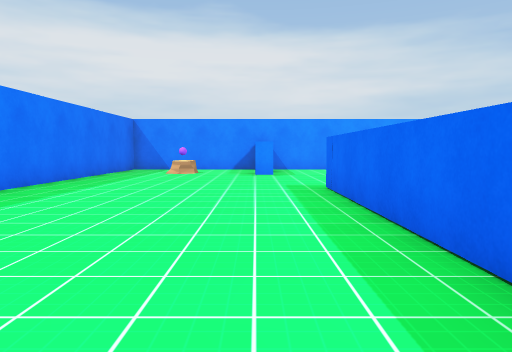
[1] (above)

24 first-person views from a walk through a scene from a Unity 3-D project. The camera is 1.4 m above the floor, tilts 4° down and sees 70° across. Doors are open. The floor is counted in squares, 2 m on a side. Each view is taken from the middle of a square. On the plan, view 1 faces up. The plan holds only what a view shows up to about 11 squares ahead; the rest is blank. The place goes on beyond the plan. The player character is not drawn. Some animated figures are not drawn. Some surface patterns are stand-ins.

[2]
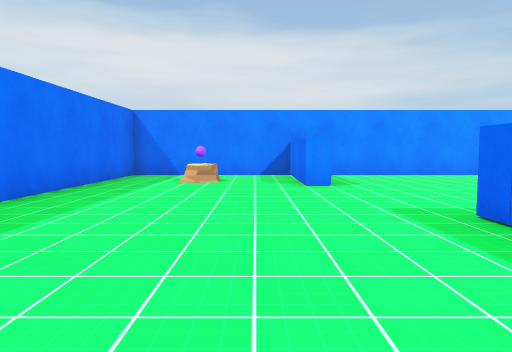

[3]
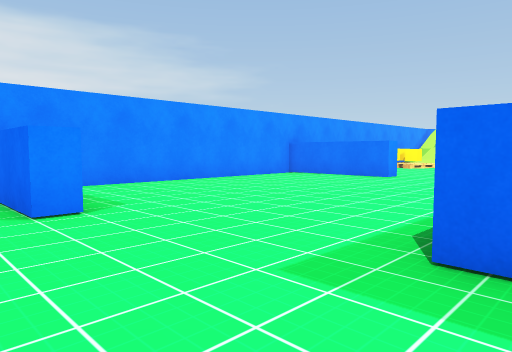

[4]
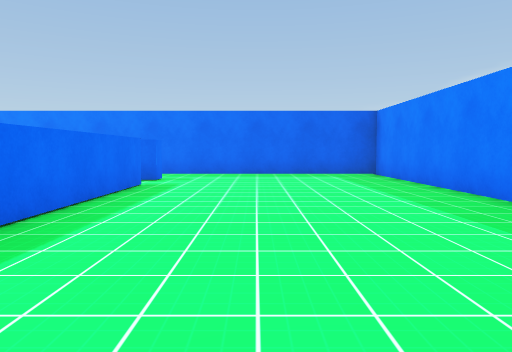

[5]
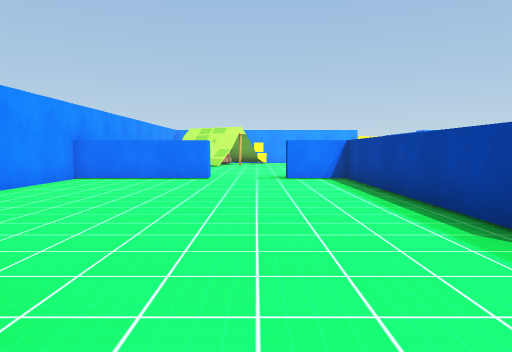

[6]
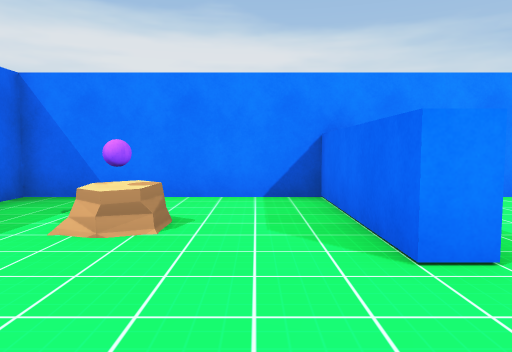

[7]
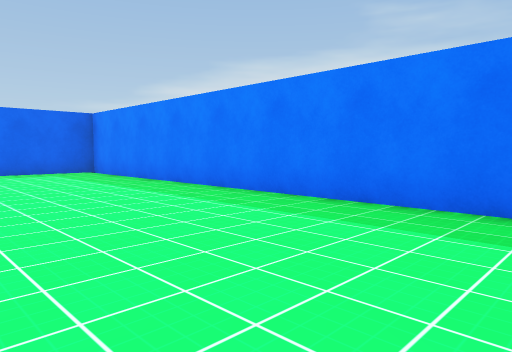

[8]
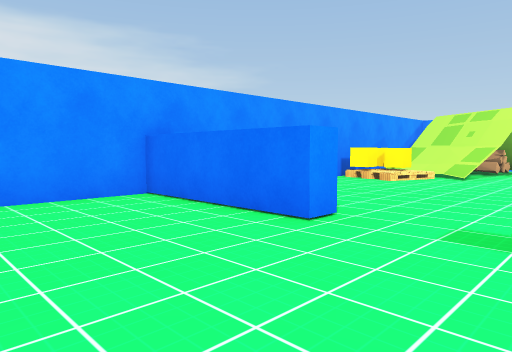

[9]
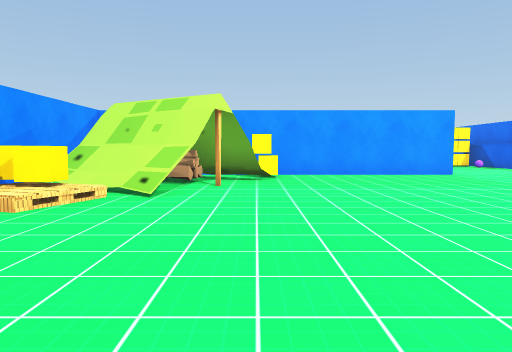

[10]
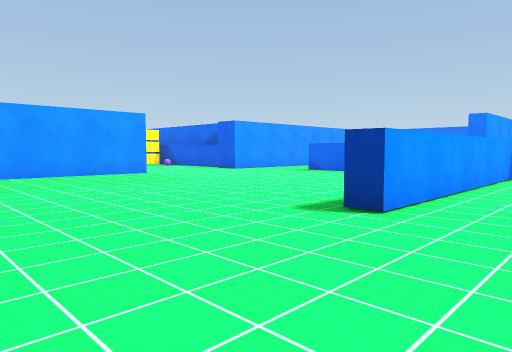

[11]
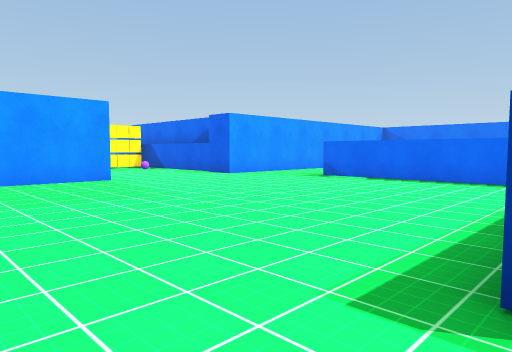

[12]
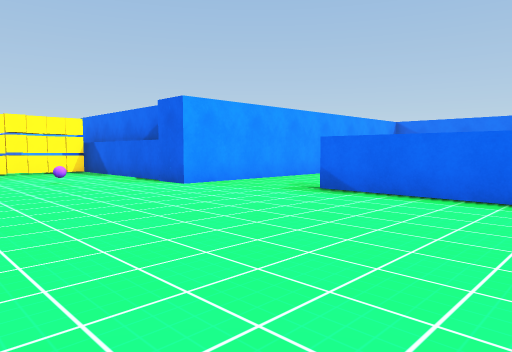

[13]
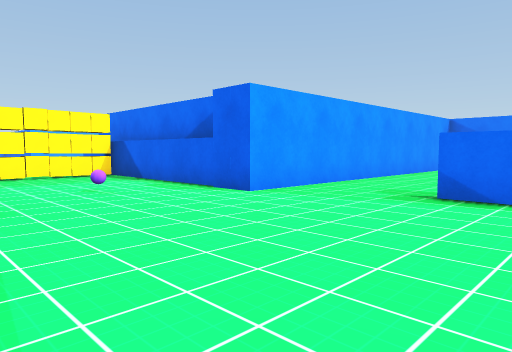

[14]
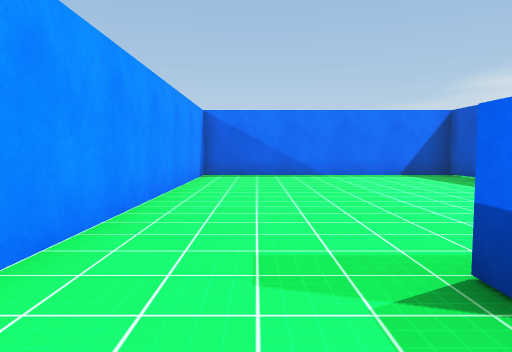

[15]
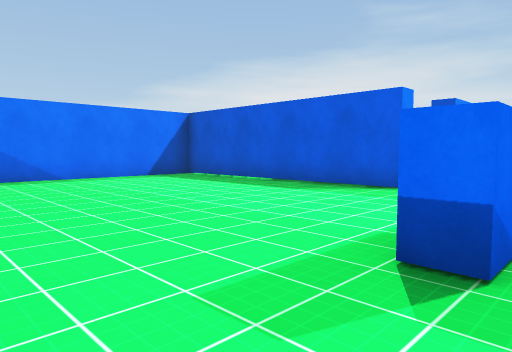

[16]
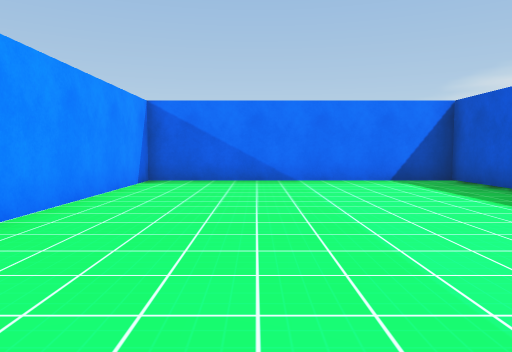

[17]
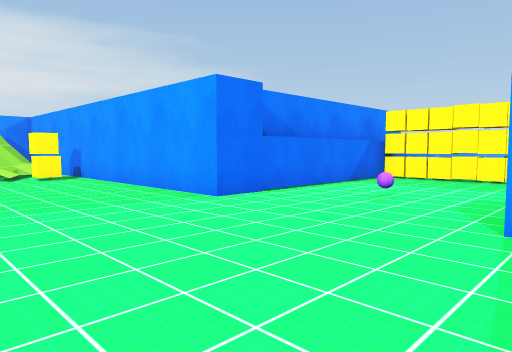

[18]
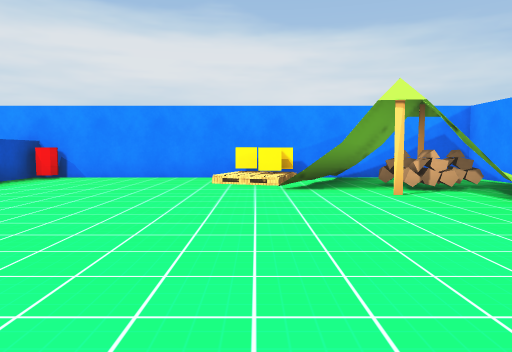

[19]
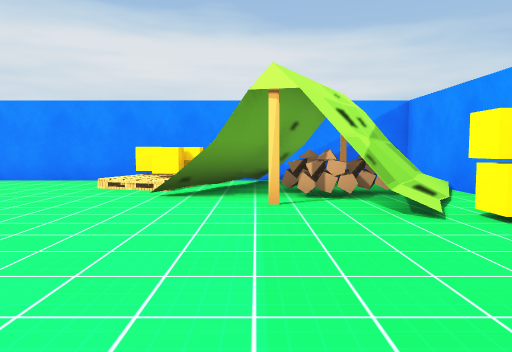

[20]
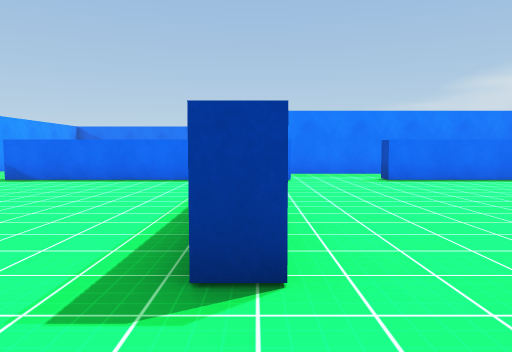

[21]
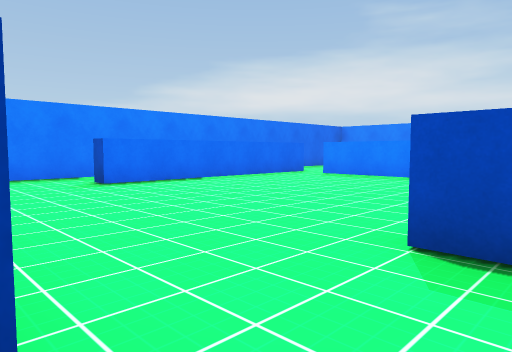

[22]
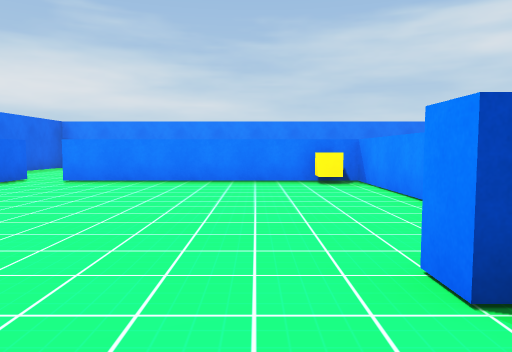

[23]
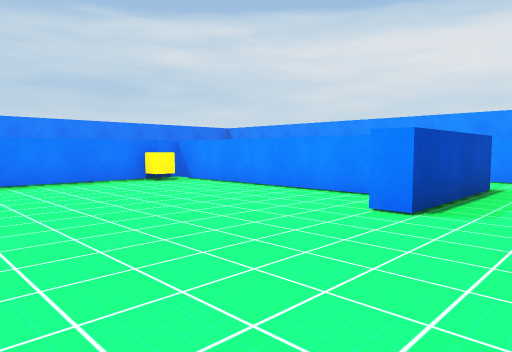

[24]
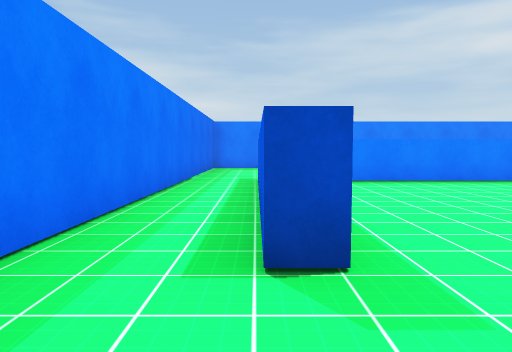

### Floor plan
Ten units are one square. View 1 is at (0, 0); x grows to the right and y downward. Boxes are objects, and circles mark ways between rooms. Rooms are numbered by the first view taken in them; rooms with no view inside come last. Other rooms are left out.
<svg viewBox="-50 -140 326 250">
<path fill="none" stroke="#000" d="M21 -68 79 -68 79 -82M5 -102 0 -102 0 -135 -45 -135 -45 36 15 36M13 4 13 -69M13 20 13 15M79 -102 79 -135 11 -135M125 15 168 15 168 20M108 -52 114 -52M124 38 124 105 195 105 195 4 261 4M154 -100 160 -109M175 -99 172 -93M84 -82 84 -50M85 -102 79 -102M271 -33 195 -33 195 -100M160 -135 84 -135 84 -119M179 -99 176 -94M84 -50 79 -50M13 15 79 15 79 20 48 20M108 14 108 -52M72 -63 25 -63M18 -55 18 4M15 36 100 36"/>
<rect x="-25" y="-115" width="10" height="10" fill="#bbb"><title>stump</title></rect>
<rect x="85" y="-135" width="10" height="10" fill="#bbb"><title>other object</title></rect>
<rect x="135" y="-125" width="20" height="10" fill="#bbb"><title>cube</title></rect>
<rect x="135" y="-135" width="10" height="10" fill="#bbb"><title>cube</title></rect>
<rect x="145" y="-135" width="10" height="10" fill="#bbb"><title>cube</title></rect>
<rect x="175" y="-95" width="20" height="10" fill="#bbb"><title>cube</title></rect>
<rect x="205" y="-25" width="10" height="10" fill="#bbb"><title>orb</title></rect>
<rect x="245" y="-5" width="10" height="10" fill="#bbb"><title>cube</title></rect>
<rect x="245" y="-15" width="10" height="10" fill="#bbb"><title>cube</title></rect>
<rect x="245" y="-25" width="10" height="10" fill="#bbb"><title>cube</title></rect>
<rect x="245" y="-35" width="10" height="10" fill="#bbb"><title>cube</title></rect>
<rect x="15" y="-65" width="10" height="10" fill="#bbb"><title>cube</title></rect>
<circle cx="80" cy="-95" r="3" fill="#2a7"/>
<circle cx="20" cy="10" r="3" fill="#2a7"/>
<circle cx="20" cy="30" r="3" fill="#2a7"/>
<circle cx="95" cy="-50" r="3" fill="#2a7"/>
<text x="0" y="-60">1</text>
<text x="160" y="-20">2</text>
<text x="60" y="-10">3</text>
</svg>
Room 1 opens to room 2. Room 1 opens to room 3. Room 2 opens to room 3.

Where each view was taken, in squares from view 1:
view 1: 0 up, 0 right, facing up
view 2: 3 up, 1 left, facing up
view 3: 6 up, 1 left, facing up-right
view 4: 7 up, 1 left, facing down
view 5: 9 up, 1 left, facing right
view 6: 8 up, 1 left, facing up
view 7: 8 up, 0 right, facing down-left
view 8: 8 up, 5 right, facing up-right
view 9: 9 up, 9 right, facing right
view 10: 9 up, 9 right, facing down-right
view 11: 7 up, 11 right, facing down-right
view 12: 4 up, 13 right, facing down-right
view 13: 4 up, 15 right, facing down-right
view 14: 0 up, 18 right, facing down
view 15: 1 down, 19 right, facing down-left
view 16: 2 down, 17 right, facing down
view 17: 1 down, 16 right, facing up-right
view 18: 4 up, 14 right, facing up
view 19: 5 up, 16 right, facing up
view 20: 7 up, 11 right, facing down
view 21: 6 up, 11 right, facing down-left
view 22: 4 up, 10 right, facing left
view 23: 1 up, 10 right, facing up-left
view 24: 2 down, 10 right, facing left
